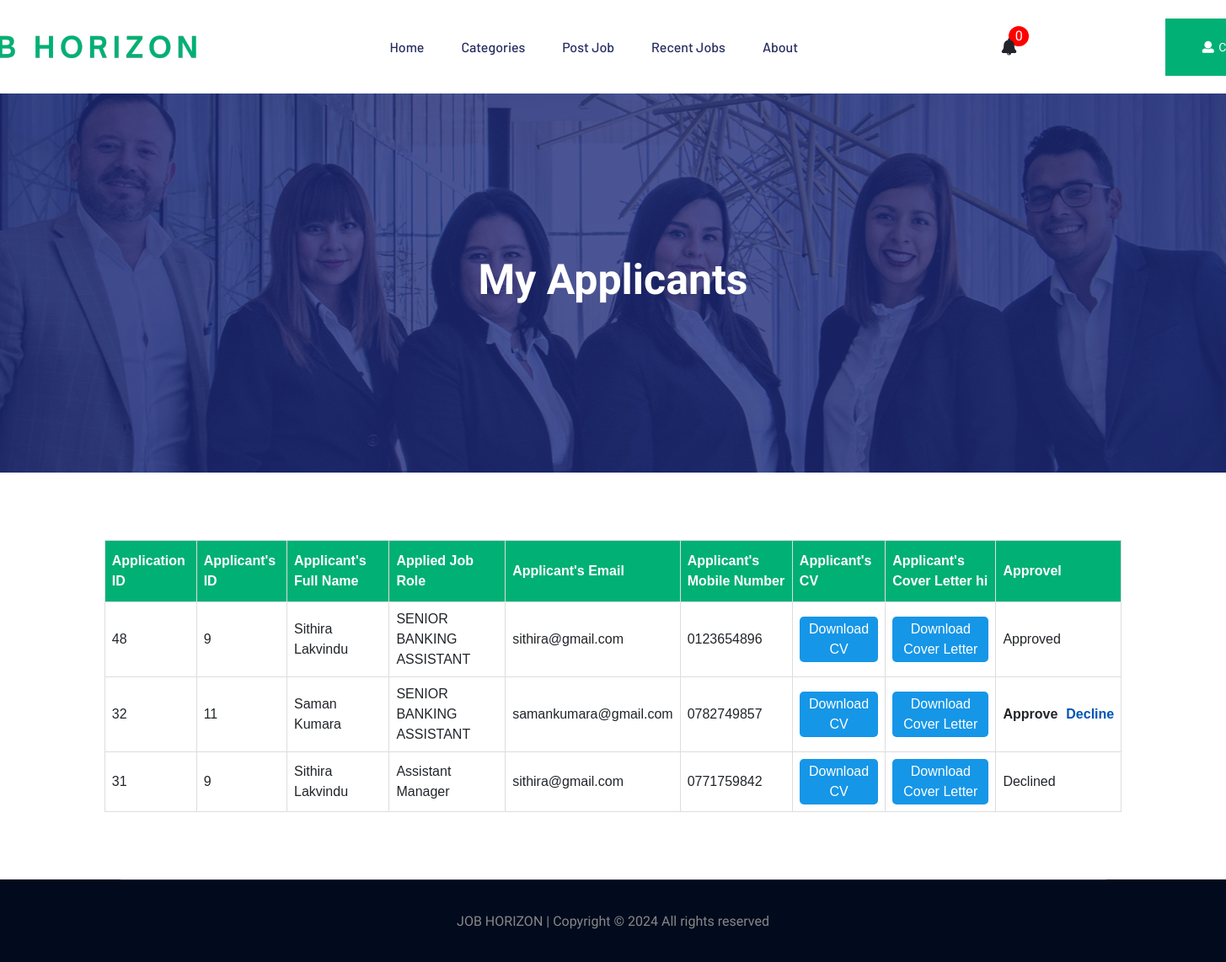
Before: /client-side-web/company_applicants.php (signed in) with the older database file.
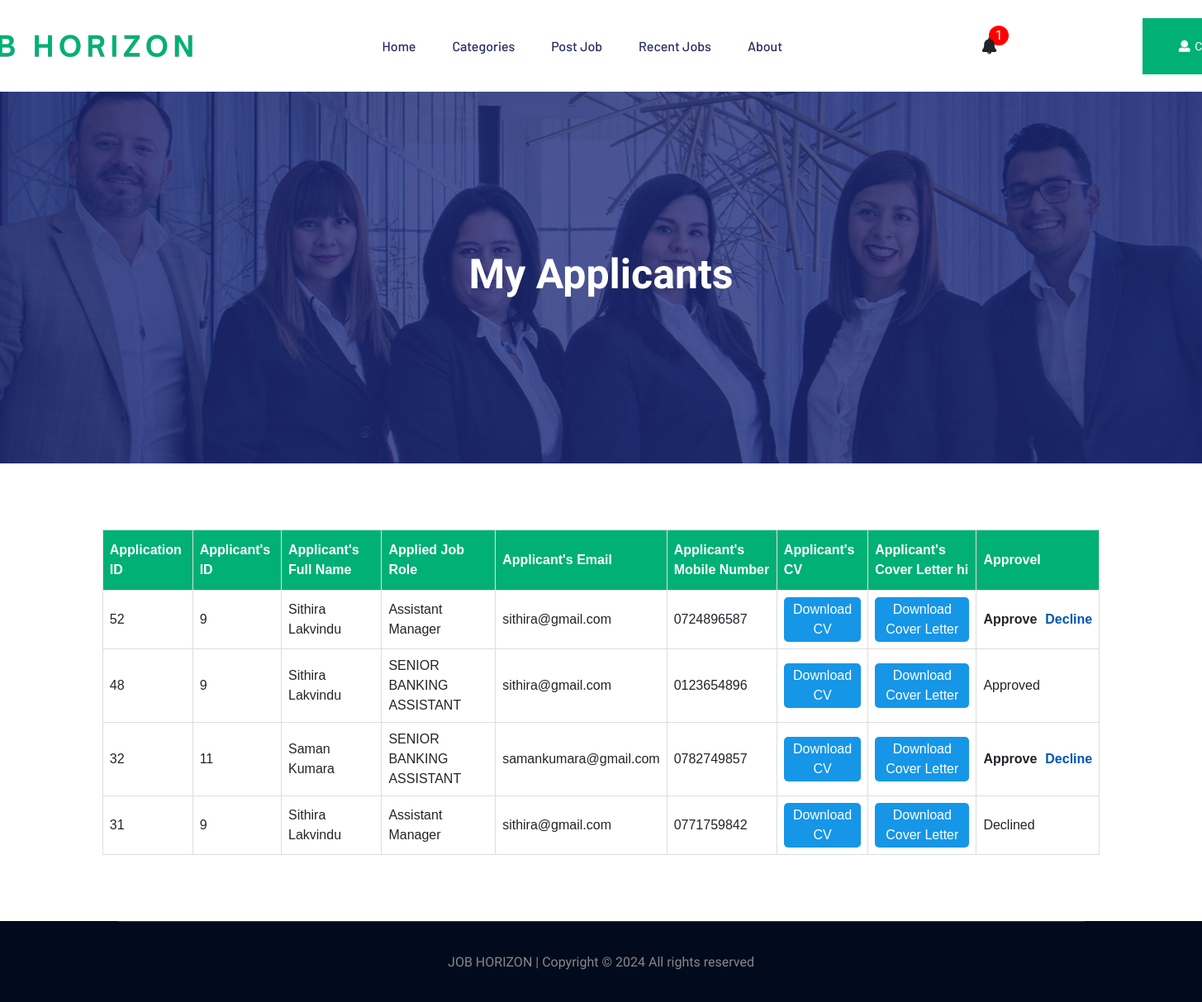
After: the same page with the newer database file.
### tables this page shows
CREATE TABLE `applications` (
  `application_id` int(10) NOT NULL,
  `applicant_id` int(10) NOT NULL,
  `job_id` int(10) NOT NULL,
  `company_id` int(10) NOT NULL,
  `applicant_full_name` varchar(200) NOT NULL,
  `applicant_mobile_number` varchar(50) NOT NULL,
  `applicant_contact_email` varchar(100) NOT NULL,
  `applicant_cv` text NOT NULL,
  `applicant_cover_letter` text NOT NULL,
  `applied_date` timestamp NOT NULL DEFAULT current_timestamp() ON UPDATE current_timestamp(),
  `application_recycle_bin` int(1) NOT NULL,
  `is_approved` int(1) NOT NULL DEFAULT 0,
  `approved_description` varchar(1000) NOT NULL,
  `approved_link` varchar(1000) NOT NULL,
  `read_status` tinyint(1) NOT NULL DEFAULT 0,
  `read_status_a` tinyint(1) NOT NULL DEFAULT 0
);

CREATE TABLE `applicants` (
  `applicant_id` int(10) NOT NULL,
  `applicant_username` varchar(10) NOT NULL,
  `applicant_password` varchar(200) NOT NULL,
  `applicant_first_name` varchar(50) NOT NULL,
  `applicant_last_name` varchar(50) NOT NULL,
  `applicant_email` varchar(100) NOT NULL,
  `applicant_profile_picture` text NOT NULL,
  `applicant_recycle_bin` int(1) NOT NULL
);

CREATE TABLE `jobs` (
  `job_id` int(10) NOT NULL,
  `company_id` int(10) NOT NULL,
  `category` varchar(50) NOT NULL,
  `job_role` varchar(50) NOT NULL,
  `salary` int(10) NOT NULL,
  `salary_type` varchar(50) NOT NULL,
  `location` varchar(100) NOT NULL,
  `description` longtext NOT NULL,
  `vacancies` int(10) NOT NULL,
  `job_nature` varchar(50) NOT NULL,
  `requirement_skills` longtext NOT NULL,
  `education_and_experience` longtext NOT NULL,
  `deadline` varchar(50) NOT NULL,
  `posted_date` timestamp NOT NULL DEFAULT current_timestamp() ON UPDATE current_timestamp(),
  `jobs_recycle_bin` int(1) NOT NULL
);

### client-side-web/company_applicants.php (the view, shortened to what the changed rows need)
<?php require_once('../connection/dbconnection.php'); ?>
<?php
if (!isset($_SESSION['company_id'])) {
    header("Location: ../client-side-web/login and register/company_login.php");
} else {
    $company_id = $_SESSION['company_id'];
}
?>
<?php
$companies_list = " ";
$query = "SELECT
      applications.*,
      jobs.*,
      applicants.*
      FROM
      applications
      INNER JOIN jobs ON applications.job_id = jobs.job_id
      INNER JOIN applicants ON applications.applicant_id = applicants.applicant_id
      WHERE
      applications.company_id = '{$company_id}'
      AND
      applications.application_recycle_bin = 0
      ORDER BY
      applications.application_id DESC";
$result = mysqli_query($connection, $query);
if ($result) {
    if (mysqli_num_rows($result) > 0) {
        while ($record = mysqli_fetch_array($result)) {
            if ($record['is_approved'] == 0) {
                $action = "<div class='content'>
                            <a onclick='show({$record['application_id']})'>Approve</a>
                            <a href='actions/decline.php?id={$record['application_id']}'>Decline</a>
                        </div>";
            } elseif ($record['is_approved'] == 1) {
                $action = "<a>Approved</a>";
            } else {
                $action = "<a>Declined</a>";
            }
            $companies_list .= "<tbody>";
            $companies_list .= "<tr>";
            $companies_list .= "<td class=\"text-left\"> {$record['application_id']} </td>";
            $companies_list .= "<td class=\"text-left\"> {$record['applicant_id']} </td>";
            $companies_list .= "<td class=\"text-left\"> {$record['applicant_full_name']} </td>";
            $companies_list .= "<td class=\"text-left\"> {$record['job_role']} </td>";
            $companies_list .= "<td class=\"text-left\"> {$record['applicant_contact_email']} </td>";
            $companies_list .= "<td class=\"text-left\"> {$record['applicant_mobile_number']} </td>";
            $companies_list .= "<td class=\"text-left\"> <a href=\"./components/cv_downloads.php?cv_file={$record['applicant_cv']}\"><button class=\"downloadBtn\">Download CV</button></a></td>";
            $companies_list .= "<td class=\"text-left\"> <a href=\"./components/cover_letter_downloads.php?cv_file={$record['applicant_cover_letter']}\"><button class=\"downloadBtn\">Download Cover Letter</button></a></td>";
            $companies_list .= "<td class=\"text-left\"> {$action} </td>";
            $companies_list .= "</tr>";
            $companies_list .= "</tbody>";
        }
    } else {
        $companies_list .= "<tbody><tr><div class='filter-warning'><h1>Ooops... No Any Applications Found!</h1></div></tr></tbody>";
    }
}
?>
<!DOCTYPE html>
<html lang="en">
<head>
    <link rel="stylesheet" href="../client-side-web/css/theme.css">
    <link rel="stylesheet" href="../client-side-web/css/owl.carousel.min.css">
    <link rel="stylesheet" href="../client-side-web/css/price_rangs.css">
    <link rel="stylesheet" href="../client-side-web/css/flaticon.css">
    <link rel="stylesheet" href="../client-side-web/css/slicknav.css">
    <link rel="stylesheet" href="../client-side-web/css/animate.min.css">
    <link rel="stylesheet" href="../client-side-web/css/magnific-popup.css">
    <link rel="stylesheet" href="../client-side-web/css/fontawesome-all.min.css">
    <link rel="stylesheet" href="../client-side-web/css/themify-icons.css">
    <link rel="stylesheet" href="../client-side-web/css/slick.css">
    <link rel="stylesheet" href="../client-side-web/css/nice-select.css">
    <link rel="stylesheet" href="../client-side-web/css/style.css">
    <link rel="stylesheet" href="../client-side-web/css/footer.css">
    <link rel="stylesheet" href="../client-side-web/css/tables.css">
    <link rel="stylesheet" href="../client-side-web/css/box.css?v=<?php echo time() ?>">
</head>
<body>
    <?php require_once('components/header.php'); ?>
    <main>
        <div class="slider-area ">
            <div class="single-slider section-overly slider-height2 d-flex align-items-center" data-background="../client-side-web/assets/images/hero/about.jpg">
                <div class="container">
                    <div class="row">
                        <div class="col-xl-12">
                            <div class="hero-cap text-center">
                                <h2>My Applicants</h2>
                            </div>
                        </div>
                    </div>
                </div>
            </div>
        </div>
        <section class="featured-job-area filterContainer">
            <div class="tableContainer">
                <div class="row justify-content-center">
                    <div class="col-xl-10">
                        <table id="customers">
                            <tr>
                                <th>Application ID</th>
                                <th>Applicant's ID</th>
                                <th>Applicant's Full Name</th>
                                <th>Applied Job Role</th>
                                <th>Applicant's Email</th>
                                <th>Applicant's Mobile Number</th>
                                <th>Applicant's CV</th>
                                <th>Applicant's Cover Letter hi</th>
                                <th>Approvel</th>
                            </tr>
                            <tr>
                                <?php echo $companies_list ?>
                            </tr>
                        </table>
                    </div>
                </div>
            </div>
        </section>
</body>
</html>

### client-side-web/components/header.php (shortened to what the changed rows need)
<header>
    <div class="header-area header-transparrent">
        <div class="headder-top header-sticky">
            <div class="container">
                <div class="row align-items-center">
                    <div class="col-lg-9 col-md-9">
                        <div class="menu-wrapper">
                            <?php if (isset($_SESSION['company_id'])) { ?>
                                <div class="notification-icon d-none f-right d-lg-block" style="margin-left: 60px;">
                                    <div class="notify">
                                        <?php
                                        $company_id = $_SESSION['company_id'];
                                        $sqlCountCompany = "SELECT COUNT(*) as total FROM `applications` WHERE `company_id` = '$company_id' AND `read_status` = 0";
                                        $resCountCompany = mysqli_query($connection, $sqlCountCompany);
                                        $notificationCount = ($resCountCompany && $rowCount = mysqli_fetch_assoc($resCountCompany)) ? $rowCount['total'] : 0;
                                        echo $notificationCount;
                                        ?>
                                    </div>
                                    <a id="companyNotificationToggle" style="cursor: pointer;">
                                        <i class="fas fa-bell"></i>
                                    </a>
                                </div>
                            <?php } ?>
                    </div>
                </div>
            </div>
        </div>
    </div>
    <link rel="stylesheet" href="../client-side-web/css/header.css">
</header>

Changed rows visible on the page:
added applications: application_id "52", applicant.applicant_id "9", applicant_full_name "Sithira Lakvindu", job.job_role "Assistant Manager", applicant_contact_email "sithira@gmail.com", applicant_mobile_number "0724896587"
Other visible differences:
$notificationCount: "0" → "1"
